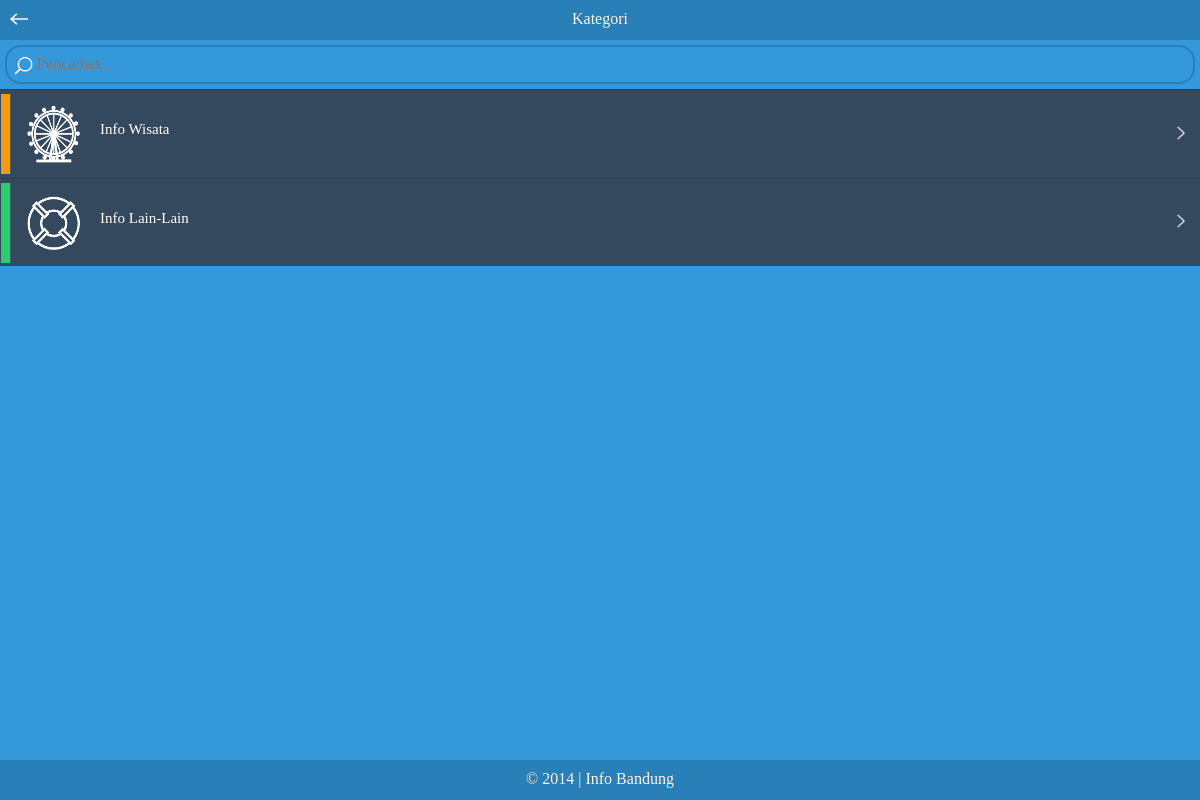
The page /kategori.php on the database its author committed.
### tables this page shows
CREATE TABLE IF NOT EXISTS `t_kategori` (
  `id_kategori` int(20) NOT NULL AUTO_INCREMENT,
  `kategori` varchar(50) NOT NULL,
  `gambar` varchar(100) NOT NULL,
  PRIMARY KEY (`id_kategori`)
);

### kategori.php (the view, shortened to what this page needs)
<!DOCTYPE HTML>
<html>
	<head>
		<link rel="stylesheet" href="css/jquery.mobile-1.3.1.css" />
		<link rel="stylesheet" href="css/jquery.mobile.theme.css" />
		<link rel="stylesheet" href="css/jquery.mobile.structure-1.3.1.min.css" />
		<link rel="stylesheet" href="css/style.css" />
	</head>
<body>
	<div data-role="page" data-theme="a">
		<div data-role="header" data-position="fixed">
			<a href="home.php" data-ajax="false" data-icon="back" data-iconpos="notext" >Kembali</a>
			<h1>Kategori</h1>
		</div>
	<div data-role="content" data-theme="a">
		<ul data-icon="arrow-r" data-role="listview" data-filter="true" data-filter-placeholder="Pencarian..." data-inset="false">
			<?php
				$query = "select * from t_kategori order by id_kategori asc ";
				$proses = mysql_query($query);
				while($data = mysql_fetch_array($proses))
				{
			?>
				<li>
				<a href="jenis.php?id_kategori=<?php echo $data['id_kategori']; ?>">
				<?php echo "<img src='gambar/info_bandung/gambar_kategori/$data[gambar]' width='100%' height='100%' style='margin-top:4px; margin-buttom:0px;'>" ?>
				<p class="batas"><?php echo $data['kategori'] ?></p>
				</a>
				</li>
			<?php } ?>
		</ul>
	</div>
	<div data-role="footer" data-position="fixed">
		<h1>&copy 2014 | Info Bandung</h1>
	</div>
	</div>
</body>
</html>

### css/style.css (style rules this page uses)
p.batas { margin-top : 20px; padding-top : 0px; font-size : 15px; }
.ui-header .ui-btn { background:none; border: none; }
.ui-btn-icon-notext ,.ui-icon-delete { border: none; }
h1 { font-size: 1.3em; margin: 0 0 -10px; padding-bottom: 5px; }
.ui-header .ui-title, .ui-footer .ui-title { display: block; font-size: 16px; margin-bottom: 10px; margin-left: 0; margin-right: 0; margin-top: 10px; min-height: 1.2em; outline-color: -moz-use-text-color !important; outline-style: none !important; outline-width: 0 !important; overflow-x: hidden; overflow-y: hidden; padding-bottom: 1px; padding-left: 0; padding-right: 0; padding-top: 0; text-align: center; text-overflow: ellipsis; white-space: nowrap; }
.ui-li-has-thumb .ui-btn-inner a.ui-link-inherit, .ui-li-static.ui-li-has-thumb { min-height: 65px; padding-left: 100px; }

### rows shown on the page
t_kategori: gambar (picture), kategori "Info Wisata"
t_kategori: gambar (picture), kategori "Info Lain-Lain"
